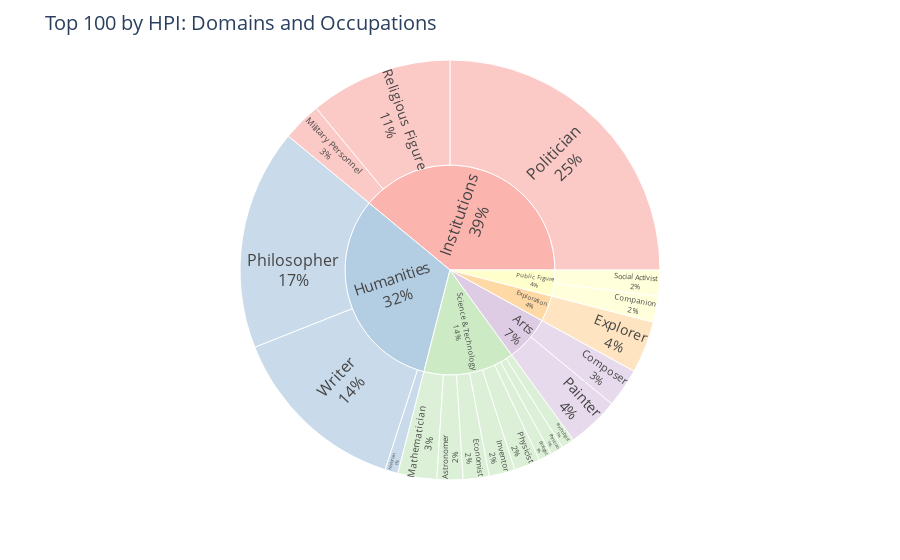

The cell this chart's notebook holds for it:
### Code cell
hpi_sorted = data.sort_values('HPI', ascending=False)[:100]

grouped_data = hpi_sorted.groupby(['domain', 'occupation']).size().reset_index(name='count')
grouped_data['percentage'] = grouped_data['count'] / grouped_data['count'].sum() * 100

fig = px.sunburst(grouped_data, path=['domain', 'occupation'], values='count', color_discrete_sequence=px.colors.qualitative.Pastel1,
                  custom_data=['percentage'])

fig.update_traces(textinfo='label+percent entry')


fig.update_layout(
    title="Top 100 by HPI: Domains and Occupations",
    title_font=dict(size=20),
)

fig.update_traces(
    insidetextorientation='radial',  
    insidetextfont={'size': 16},  
    textfont={'size': 14}, 
)

fig.show()

### Figure 1 — Plotly figure (JSON) as saved in the notebook; plotly's stock layout.template omitted (floating-point values rounded to 4 significant figures)
{"data": [{"branchvalues": "total", "customdata": [[2], [1], [2], [3], [2], [4], [1], [2], [3], [3], [4], [17], [1], [2], [25], [1], [11], [2], [14.0], ["(?)"], [4], ["(?)"], ["(?)"], [2], ["(?)"]], "domain": {"x": [0, 1], "y": [0, 1]}, "hovertemplate": "labels=%{label}<br>count=%{value}<br>parent=%{parent}<br>id=%{id}<extra></extra>", "ids": ["Science & Technology/Astronomer", "Science & Technology/Biologist", "Public Figure/Companion", "Arts/Composer", "Science & Technology/Economist", "Exploration/Explorer", "Humanities/Historian", "Science & Technology/Inventor", "Science & Technology/Mathematician", "Institutions/Military Personnel", "Arts/Painter", "Humanities/Philosopher", "Science & Technology/Physician", "Science & Technology/Physicist", "Institutions/Politician", "Science & Technology/Psychologist", "Institutions/Religious Figure", "Public Figure/Social Activist", "Humanities/Writer", "Arts", "Exploration", "Humanities", "Institutions", "Public Figure", "Science & Technology"], "insidetextfont": {"size": 16}, "insidetextorientation": "radial", "labels": ["Astronomer", "Biologist", "Companion", "Composer", "Economist", "Explorer", "Historian", "Inventor", "Mathematician", "Military Personnel", "Painter", "Philosopher", "Physician", "Physicist", "Politician", "Psychologist", "Religious Figure", "Social Activist", "Writer", "Arts", "Exploration", "Humanities", "Institutions", "Public Figure", "Science & Technology"], "name": "", "parents": ["Science & Technology", "Science & Technology", "Public Figure", "Arts", "Science & Technology", "Exploration", "Humanities", "Science & Technology", "Science & Technology", "Institutions", "Arts", "Humanities", "Science & Technology", "Science & Technology", "Institutions", "Science & Technology", "Institutions", "Public Figure", "Humanities", "", "", "", "", "", ""], "textfont": {"size": 14}, "textinfo": "label+percent entry", "type": "sunburst", "values": [2, 1, 2, 3, 2, 4, 1, 2, 3, 3, 4, 17, 1, 2, 25, 1, 11, 2, 14, 7, 4, 32, 39, 4, 14]}], "layout": {"legend": {"tracegroupgap": 0}, "margin": {"t": 60}, "sunburstcolorway": ["rgb(251,180,174)", "rgb(179,205,227)", "rgb(204,235,197)", "rgb(222,203,228)", "rgb(254,217,166)", "rgb(255,255,204)", "rgb(229,216,189)", "rgb(253,218,236)", "rgb(242,242,242)"], "title": {"font": {"size": 20}, "text": "Top 100 by HPI: Domains and Occupations"}}}
